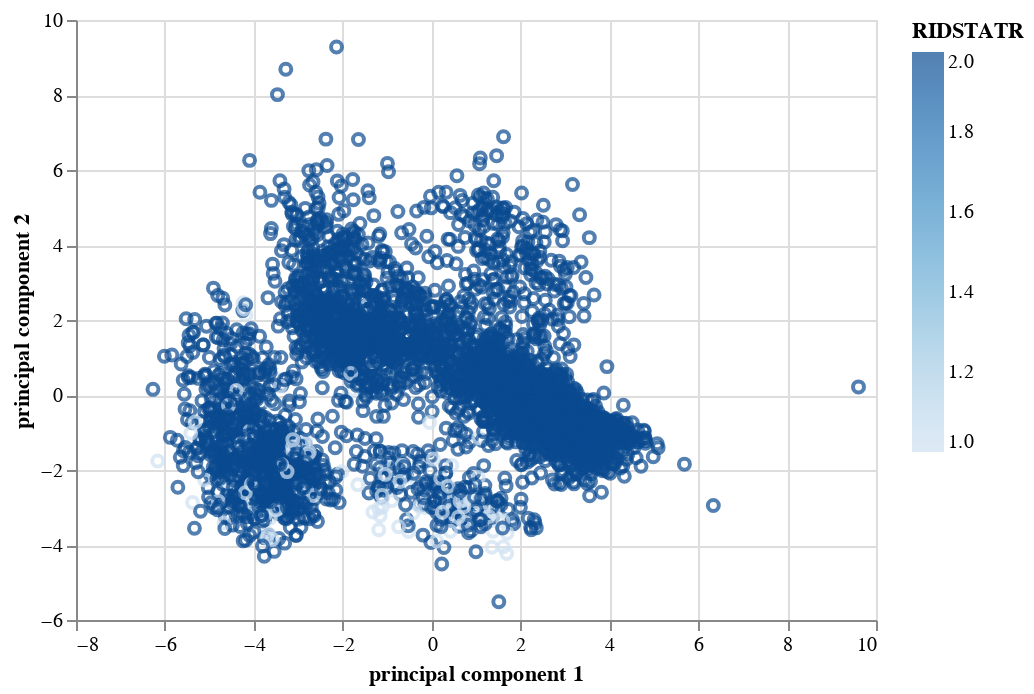

The notebook cell this image was saved under:
### Code cell
alt.Chart(finalDf.head(4500)).mark_point().encode(
    x='principal component 1',
    # y='yRand',
    y='principal component 2',
    # color = 'SDMVPSU',
    color = 'RIDSTATR'
    
   
    
)

### Figure 1 — Vega-Lite specification as saved in the notebook (floating-point values rounded to 4 significant figures; data arrays with more than 128 entries replaced by an {"elided": "..."} marker saying what was removed)
{"config": {"view": {"continuousWidth": 400, "continuousHeight": 300}}, "data": {"name": "data-58453f5674569cef1621d158385c3304"}, "mark": "point", "encoding": {"color": {"type": "quantitative", "field": "RIDSTATR"}, "x": {"type": "quantitative", "field": "principal component 1"}, "y": {"type": "quantitative", "field": "principal component 2"}}, "$schema": "https://vega.github.io/schema/vega-lite/v4.0.2.json", "datasets": {"data-58453f5674569cef1621d158385c3304": {"elided": "4500 records"}}}
